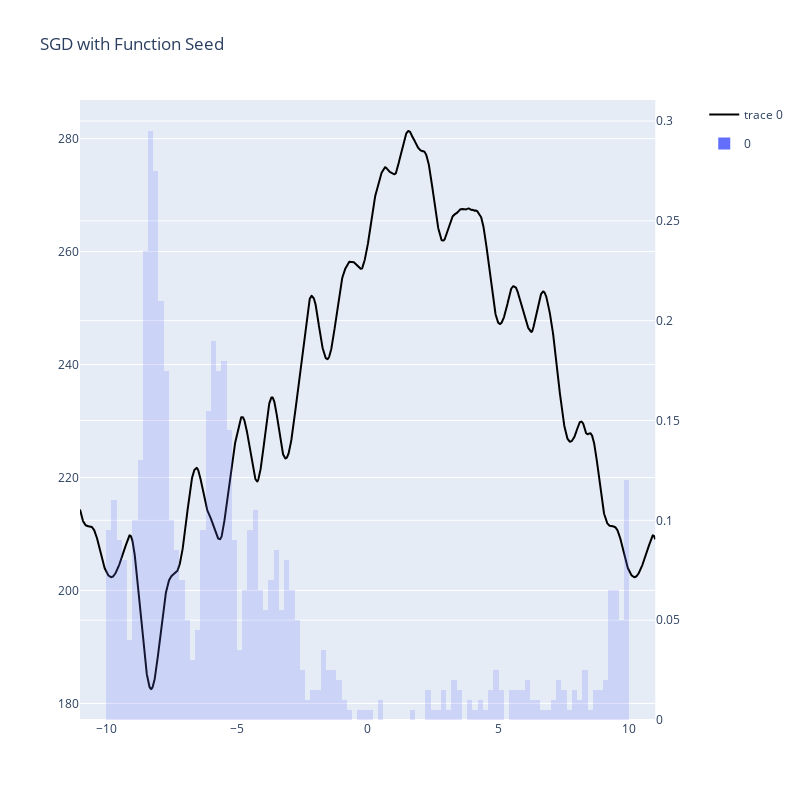

Here is the notebook cell this chart was saved with:
### Code cell
seed = 1 # determines function
n_runs = 1000
n_iterations = 100
dim, size, batchsize, bounds, = 1, 56, 12, 20
start = [1.0]
opt_params = {'lr': 0.05}
model_params = {'start':start, 'bounds':bounds}
dataset_params= {'seed': seed, 'dim':dim, 'size':size, 'bounds':bounds}
final_params = []

pointdata = PointDataset(**dataset_params)
for i in tqdm(range(n_runs)):

    # Shuffle false gives all the same results as expected
    torch.manual_seed(seed+i)
    dataloader = torch.utils.data.DataLoader(dataset=pointdata, batch_size=batchsize, shuffle=True)
    train_cdl = cyclic_loader(dataloader)
    model = of.Hodgkinson(**model_params)
    opt = torch.optim.SGD(params=model.parameters(), **opt_params)

    for j in range(n_iterations):
        batch = next(train_cdl)
        opt.zero_grad()
        loss = model(data=batch)
        loss.backward()
        opt.step()

    final_param = list(model.parameters())[0].detach().clone()
    final_param = model.apply_period(final_param).numpy()  
    final_params.append(final_param)

xlim, res = (-bounds/2 - 1, bounds/2 + 1), 0.01
X = np.arange(xlim[0], xlim[1], res)
Z = [float(model.forward(data=pointdata.data, X=torch.Tensor([_]))) for _ in X]

fig1 = make_subplots(specs=[[{"secondary_y": True}]])
fig1.add_trace(
    go.Scatter(x=X, y=Z, line=dict(color='black')),
    secondary_y=False
)
hist_fig = px.histogram(final_params, opacity=0.2, 
                        nbins=120, histnorm='probability density')
fig1.add_trace(
    hist_fig.data[0],
    secondary_y=True
)
fig1.update_layout(
    title= 'SGD with Function Seed'.format(seed),
    width=800,
    height=800
)

### Figure 1 — Plotly figure (JSON) as saved in the notebook; plotly's stock layout.template omitted (floating-point values rounded to 4 significant figures; data arrays with more than 128 entries replaced by an {"elided": "..."} marker saying what was removed)
{"data": [{"line": {"color": "black"}, "type": "scatter", "x": {"elided": "2200 float values"}, "xaxis": "x", "y": {"elided": "2200 float values"}, "yaxis": "y"}, {"alignmentgroup": "True", "bingroup": "x", "histnorm": "probability density", "hovertemplate": "variable=0<br>value=%{x}<br>probability density=%{y}<extra></extra>", "legendgroup": "0", "marker": {"color": "#636efa", "opacity": 0.2, "pattern": {"shape": ""}}, "name": "0", "nbinsx": 120, "offsetgroup": "0", "orientation": "v", "showlegend": true, "type": "histogram", "x": {"elided": "1000 float values"}, "xaxis": "x", "yaxis": "y2"}], "layout": {"height": 800, "title": {"text": "SGD with Function Seed"}, "width": 800, "xaxis": {"anchor": "y", "domain": [0, 0.94]}, "yaxis": {"anchor": "x", "domain": [0, 1]}, "yaxis2": {"anchor": "x", "overlaying": "y", "side": "right"}}}
